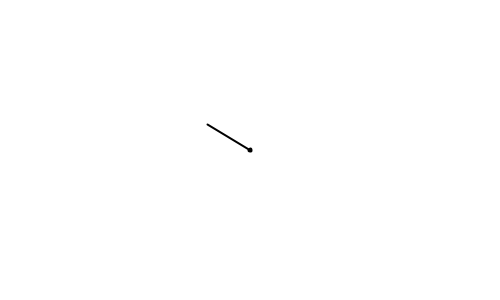
Frame 1 (no input)
Frame 60 (the mouse pressed at the canvas centre just before this capture): identical to frame 1, image omitted
Frame 120 (the mouse held since frame 60 and released just before this capture): blank canvas, image omitted

The Processing sketch that drew this single still picture (run headless with seeded random() and noise(); from frame 60 on, the mouse is pressed at the canvas centre):

// Processing sketch: vectorMath05
// ── vectorMath05.pde
// demonstrates use of vector subtraction and translate

void setup() {
  size(500,300);
}

void draw() {
  background(255);
  strokeWeight(2);
  stroke(0);
  noFill();
  
  translate(width/2,height/2); // moves the point (0,0) to the center for objects
  ellipse(0,0,3,3); // draws an ellipse at (0,0)
  
  PVector mouse = new PVector(mouseX,mouseY); // vector with the mouse coordinates  //<>//
  PVector center = new PVector(width/2,height/2); // vector with the center coordinates
  
  mouse.sub(center); // finds distance between mouse coordinates and center coordinates
  // mouse.mult(5);
  
  //float m = mouse.mag();
  //fill(0,0,255);
  //rect(0,0,m,15);
  
  //mouse.normalize(); // only one pixel big!
  //mouse.mult(50);
  // even better!!!
  mouse.setMag(50);
  
  line(0,0,mouse.x,mouse.y); // displays said distance as a line
}
